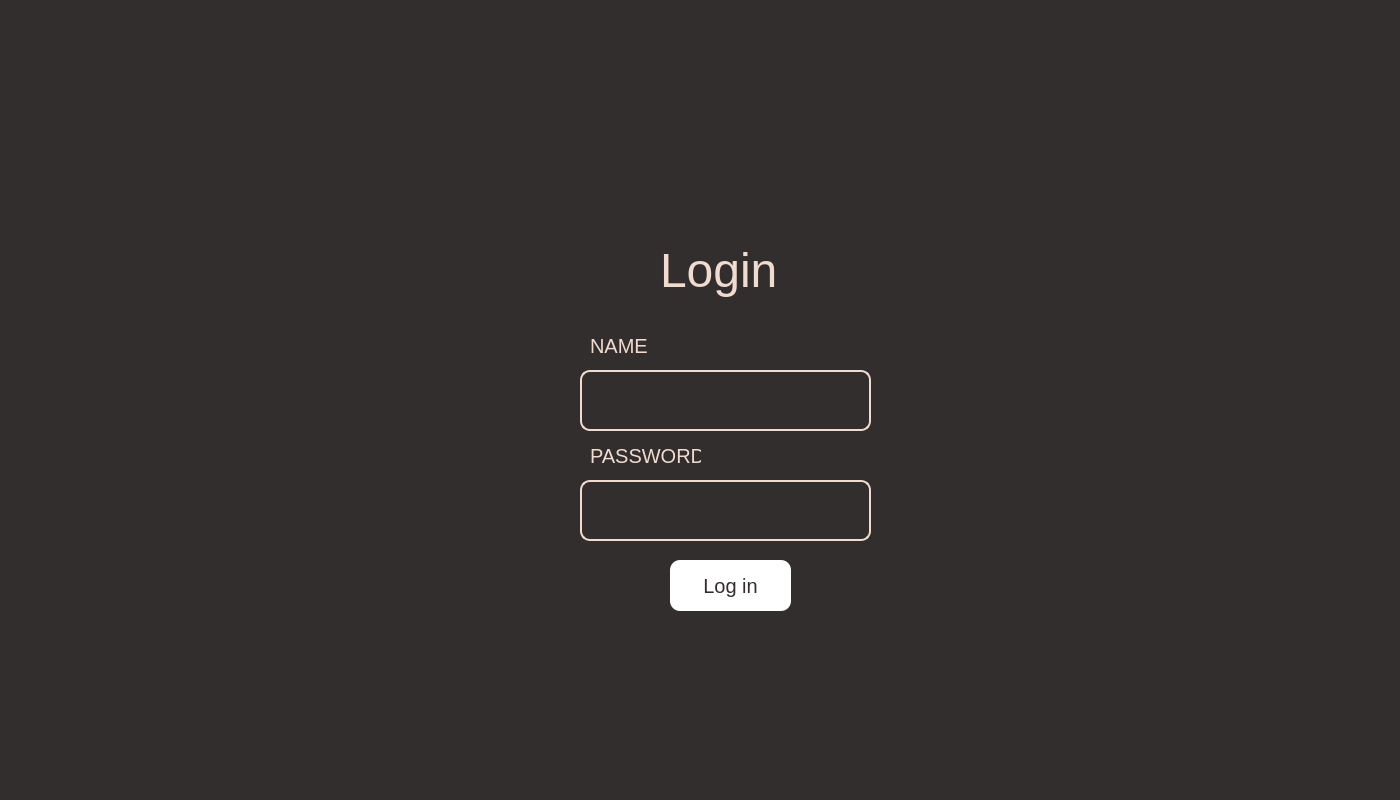
<?xml version="1.0" encoding="UTF-8"?>
<ui version="4.0">
 <class>MainWindow</class>
 <widget class="QMainWindow" name="MainWindow">
  <property name="geometry">
   <rect>
    <x>0</x>
    <y>0</y>
    <width>1400</width>
    <height>800</height>
   </rect>
  </property>
  <property name="font">
   <font>
    <pointsize>8</pointsize>
   </font>
  </property>
  <property name="windowTitle">
   <string>MainWindow</string>
  </property>
  <property name="styleSheet">
   <string notr="true">background-color: #312e2d; 
color: #312e2d;</string>
  </property>
  <widget class="QWidget" name="centralwidget">
   <widget class="QLineEdit" name="lineEdit">
    <property name="geometry">
     <rect>
      <x>580</x>
      <y>370</y>
      <width>291</width>
      <height>61</height>
     </rect>
    </property>
    <property name="font">
     <font>
      <pointsize>25</pointsize>
     </font>
    </property>
    <property name="styleSheet">
     <string notr="true">border: 2 solid #f1dbce;
color: #f1dbce;
border-radius: 10;</string>
    </property>
    <property name="text">
     <string/>
    </property>
    <property name="alignment">
     <set>Qt::AlignCenter</set>
    </property>
   </widget>
   <widget class="QLabel" name="label">
    <property name="geometry">
     <rect>
      <x>590</x>
      <y>330</y>
      <width>81</width>
      <height>31</height>
     </rect>
    </property>
    <property name="font">
     <font>
      <pointsize>15</pointsize>
     </font>
    </property>
    <property name="layoutDirection">
     <enum>Qt::LeftToRight</enum>
    </property>
    <property name="styleSheet">
     <string notr="true">color: #f1dbce;</string>
    </property>
    <property name="text">
     <string>NAME</string>
    </property>
   </widget>
   <widget class="QLabel" name="label_2">
    <property name="geometry">
     <rect>
      <x>590</x>
      <y>440</y>
      <width>111</width>
      <height>31</height>
     </rect>
    </property>
    <property name="font">
     <font>
      <pointsize>15</pointsize>
     </font>
    </property>
    <property name="layoutDirection">
     <enum>Qt::LeftToRight</enum>
    </property>
    <property name="styleSheet">
     <string notr="true">color: #f1dbce;</string>
    </property>
    <property name="text">
     <string>PASSWORD</string>
    </property>
   </widget>
   <widget class="QLineEdit" name="lineEdit_2">
    <property name="geometry">
     <rect>
      <x>580</x>
      <y>480</y>
      <width>291</width>
      <height>61</height>
     </rect>
    </property>
    <property name="font">
     <font>
      <pointsize>25</pointsize>
     </font>
    </property>
    <property name="styleSheet">
     <string notr="true">border: 2 solid #f1dbce;
color: #f1dbce;
border-radius: 10;</string>
    </property>
    <property name="text">
     <string/>
    </property>
    <property name="alignment">
     <set>Qt::AlignCenter</set>
    </property>
   </widget>
   <widget class="QLabel" name="label_3">
    <property name="geometry">
     <rect>
      <x>660</x>
      <y>240</y>
      <width>121</width>
      <height>61</height>
     </rect>
    </property>
    <property name="font">
     <font>
      <pointsize>36</pointsize>
     </font>
    </property>
    <property name="layoutDirection">
     <enum>Qt::LeftToRight</enum>
    </property>
    <property name="styleSheet">
     <string notr="true">color: #f1dbce;</string>
    </property>
    <property name="text">
     <string>Login</string>
    </property>
   </widget>
   <widget class="QLabel" name="label_4">
    <property name="geometry">
     <rect>
      <x>20</x>
      <y>140</y>
      <width>1471</width>
      <height>671</height>
     </rect>
    </property>
    <property name="text">
     <string/>
    </property>
    <property name="pixmap">
     <pixmap>Pictures/рамка.png</pixmap>
    </property>
   </widget>
   <widget class="QPushButton" name="pushButton">
    <property name="geometry">
     <rect>
      <x>670</x>
      <y>560</y>
      <width>121</width>
      <height>51</height>
     </rect>
    </property>
    <property name="font">
     <font>
      <pointsize>15</pointsize>
     </font>
    </property>
    <property name="styleSheet">
     <string notr="true">QPushButton {
background-color: white;
border: 1px;
border-radius: 10;
}
QPushButton:hover {
background-color: #53504f;
color: white;
}
</string>
    </property>
    <property name="text">
     <string>Log in</string>
    </property>
   </widget>
   <zorder>label_4</zorder>
   <zorder>lineEdit</zorder>
   <zorder>label</zorder>
   <zorder>label_2</zorder>
   <zorder>lineEdit_2</zorder>
   <zorder>label_3</zorder>
   <zorder>pushButton</zorder>
  </widget>
 </widget>
 <resources/>
 <connections/>
</ui>
